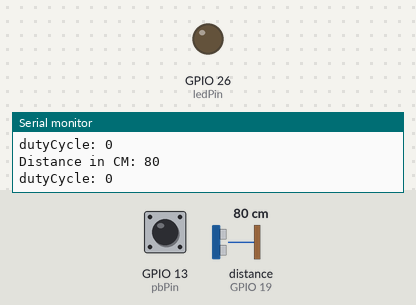
Recording of a sketch running on a simulated ESP32. Shown: output pins drawn as LEDs (lit = HIGH), the last lines printed to the serial monitor. Dashed ring = blinking. Inputs (shaded band) come from the test bench; at power-on: distance to the obstacle (sensor on GPIO 19) 80 cm, GPIO 13 (pbPin) HIGH. The echo pulse lasts 58.3 µs per cm.

Above: at 1.3 s.
1.4 s: distance to the obstacle (sensor on GPIO 19) set to 4 cm
At 2.5 s:
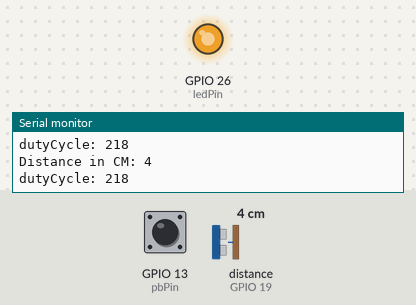
3.0 s: distance to the obstacle (sensor on GPIO 19) set to 9 cm
At 3.8 s:
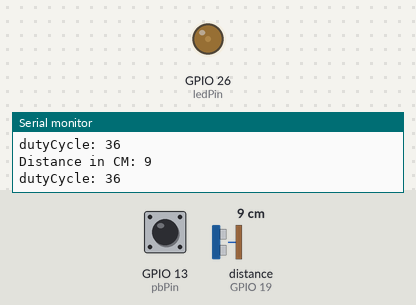
4.5 s: GPIO 13 (pbPin) pulled LOW for 0.6 s
At 5.7 s:
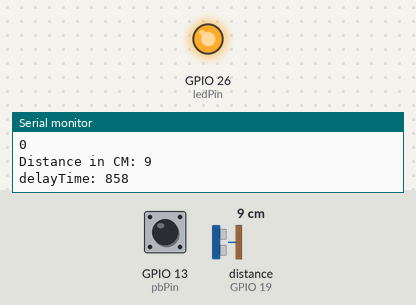
7.5 s: GPIO 13 (pbPin) pulled LOW for 3.2 s
12.2 s: GPIO 13 (pbPin) pulled LOW for 1 s
At 14.8 s:
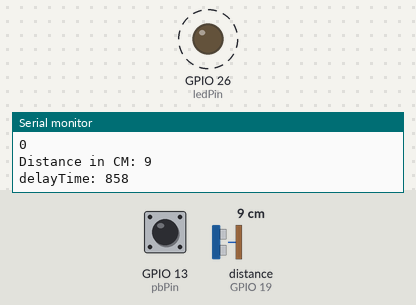
Timing chart, 0 to 17.2 s (numbered marks = the images above; inputs shaded):
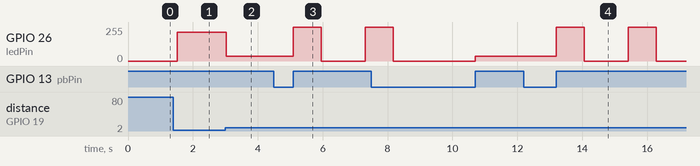

Measured:
- after the input at 1.4 s, GPIO 26 (ledPin): 0/255 → 217/255 after 0.12 s
- after the input at 3.0 s, GPIO 26 (ledPin): 217/255 → 36/255 at once
- after the input at 4.5 s, GPIO 26 (ledPin): 36/255 → 255/255 after 0.60 s, → 0/255 0.86 s later, → 255/255 1.4 s later
- after the input at 12.2 s, GPIO 26 (ledPin): alternates 255/255 for 0.86 s and 0/255 for 1.4 s, starting after 1.0 s

The sketch:

QuizWeek3_4.ino
```cpp
#include <Ultrasonic.h>// include the library Ultrasonic by Erick Simões
#define ledPin 26 //set led Pin
#define pbPin 13 //set pb Pin
#define trigPin 18 //set trig Pin
#define echoPin 19 //set echo Pin

Ultrasonic ultrasonic(trigPin, echoPin); //Creates ultrasonic object
int distance; //Creates variable for distance
bool modeState = true;
// setting PWM properties
const int freq = 5000;
const int ledChannel = 0;
const int resolution = 8;

void setup() {
  Serial.begin(9600);// Serial Communication is starting with 9600 of baudrate speed
  pinMode(pbPin, INPUT_PULLUP);//Sets the pbPin as an INPUT
  pinMode(ledPin, OUTPUT);//Sets the ledPin as an OUTPUT
  ledcSetup(ledChannel, freq, resolution);// configure LED PWM functionalitites
  ledcAttachPin(ledPin, ledChannel); // attach the channel to the GPIO to be controlled
}

void loop() {
  if (!digitalRead(pbPin)) {//Check the signal of pushButton1
    modeState = !modeState; //Change to the opposite of the value
    Serial.println(modeState);
    while (!digitalRead(pbPin));//Check the signal of pushButton1
  }
  distance = ultrasonic.read();// Read distance from the ultrasonic sensor
  Serial.print("Distance in CM: ");
  Serial.println(distance);
  if (modeState) {//Check modeState
    int dutyCycle = 0; //Creates variable for dutyCycle
    if (distance >= 3 && distance <= 10) { //Check distance between 3 and 10 cm
      dutyCycle = map(distance, 10, 3, 0, 255);
    }
    Serial.print("dutyCycle: ");
    Serial.println(dutyCycle);
    ledcWrite(ledChannel, dutyCycle);
  } else {
    int delayTime = 0;//Creates variable for delayTime
    if (distance >= 3 && distance <= 10) {//Check distance between 3 and 10 cm
      delayTime = map(distance, 3, 10, 10, 1000);
    }
    Serial.print("delayTime: ");
    Serial.println(delayTime);
    ledcWrite(ledChannel, 255);
    delay(delayTime );
    ledcWrite(ledChannel, 0);
    delay(delayTime );
  }
  delay(500);
}
```
